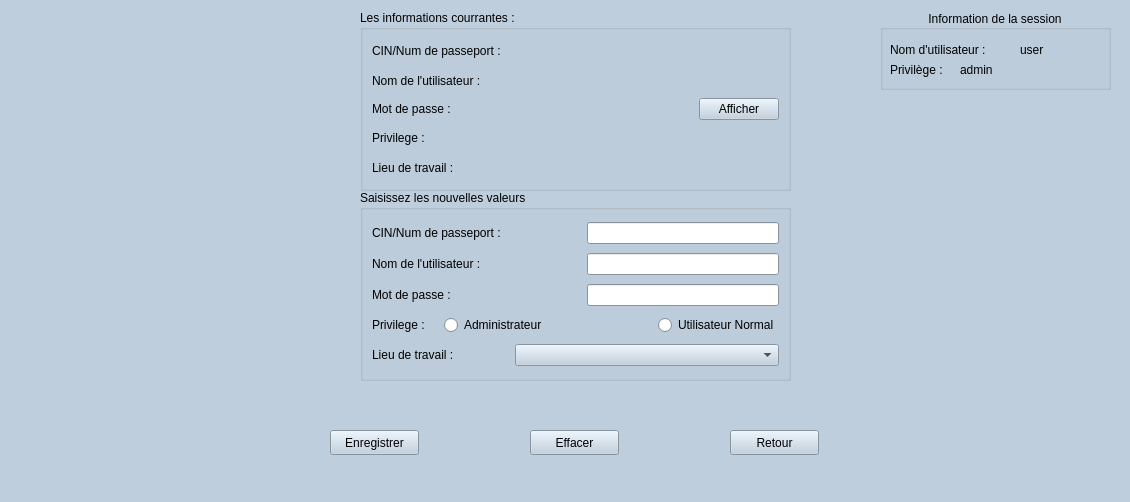
<?xml version="1.0" encoding="UTF-8"?>
<ui version="4.0">
 <class>modifpersonnel</class>
 <widget class="QMainWindow" name="modifpersonnel">
  <property name="geometry">
   <rect>
    <x>0</x>
    <y>0</y>
    <width>1130</width>
    <height>502</height>
   </rect>
  </property>
  <property name="palette">
   <palette>
    <active>
     <colorrole role="WindowText">
      <brush brushstyle="SolidPattern">
       <color alpha="255">
        <red>0</red>
        <green>0</green>
        <blue>0</blue>
       </color>
      </brush>
     </colorrole>
     <colorrole role="Button">
      <brush brushstyle="SolidPattern">
       <color alpha="255">
        <red>190</red>
        <green>206</green>
        <blue>221</blue>
       </color>
      </brush>
     </colorrole>
     <colorrole role="Light">
      <brush brushstyle="SolidPattern">
       <color alpha="255">
        <red>255</red>
        <green>255</green>
        <blue>255</blue>
       </color>
      </brush>
     </colorrole>
     <colorrole role="Midlight">
      <brush brushstyle="SolidPattern">
       <color alpha="255">
        <red>222</red>
        <green>230</green>
        <blue>238</blue>
       </color>
      </brush>
     </colorrole>
     <colorrole role="Dark">
      <brush brushstyle="SolidPattern">
       <color alpha="255">
        <red>95</red>
        <green>103</green>
        <blue>110</blue>
       </color>
      </brush>
     </colorrole>
     <colorrole role="Mid">
      <brush brushstyle="SolidPattern">
       <color alpha="255">
        <red>127</red>
        <green>137</green>
        <blue>147</blue>
       </color>
      </brush>
     </colorrole>
     <colorrole role="Text">
      <brush brushstyle="SolidPattern">
       <color alpha="255">
        <red>0</red>
        <green>0</green>
        <blue>0</blue>
       </color>
      </brush>
     </colorrole>
     <colorrole role="BrightText">
      <brush brushstyle="SolidPattern">
       <color alpha="255">
        <red>255</red>
        <green>255</green>
        <blue>255</blue>
       </color>
      </brush>
     </colorrole>
     <colorrole role="ButtonText">
      <brush brushstyle="SolidPattern">
       <color alpha="255">
        <red>0</red>
        <green>0</green>
        <blue>0</blue>
       </color>
      </brush>
     </colorrole>
     <colorrole role="Base">
      <brush brushstyle="SolidPattern">
       <color alpha="255">
        <red>255</red>
        <green>255</green>
        <blue>255</blue>
       </color>
      </brush>
     </colorrole>
     <colorrole role="Window">
      <brush brushstyle="SolidPattern">
       <color alpha="255">
        <red>190</red>
        <green>206</green>
        <blue>221</blue>
       </color>
      </brush>
     </colorrole>
     <colorrole role="Shadow">
      <brush brushstyle="SolidPattern">
       <color alpha="255">
        <red>0</red>
        <green>0</green>
        <blue>0</blue>
       </color>
      </brush>
     </colorrole>
     <colorrole role="AlternateBase">
      <brush brushstyle="SolidPattern">
       <color alpha="255">
        <red>222</red>
        <green>230</green>
        <blue>238</blue>
       </color>
      </brush>
     </colorrole>
     <colorrole role="ToolTipBase">
      <brush brushstyle="SolidPattern">
       <color alpha="255">
        <red>255</red>
        <green>255</green>
        <blue>220</blue>
       </color>
      </brush>
     </colorrole>
     <colorrole role="ToolTipText">
      <brush brushstyle="SolidPattern">
       <color alpha="255">
        <red>0</red>
        <green>0</green>
        <blue>0</blue>
       </color>
      </brush>
     </colorrole>
     <colorrole role="PlaceholderText">
      <brush brushstyle="SolidPattern">
       <color alpha="128">
        <red>0</red>
        <green>0</green>
        <blue>0</blue>
       </color>
      </brush>
     </colorrole>
    </active>
    <inactive>
     <colorrole role="WindowText">
      <brush brushstyle="SolidPattern">
       <color alpha="255">
        <red>0</red>
        <green>0</green>
        <blue>0</blue>
       </color>
      </brush>
     </colorrole>
     <colorrole role="Button">
      <brush brushstyle="SolidPattern">
       <color alpha="255">
        <red>190</red>
        <green>206</green>
        <blue>221</blue>
       </color>
      </brush>
     </colorrole>
     <colorrole role="Light">
      <brush brushstyle="SolidPattern">
       <color alpha="255">
        <red>255</red>
        <green>255</green>
        <blue>255</blue>
       </color>
      </brush>
     </colorrole>
     <colorrole role="Midlight">
      <brush brushstyle="SolidPattern">
       <color alpha="255">
        <red>222</red>
        <green>230</green>
        <blue>238</blue>
       </color>
      </brush>
     </colorrole>
     <colorrole role="Dark">
      <brush brushstyle="SolidPattern">
       <color alpha="255">
        <red>95</red>
        <green>103</green>
        <blue>110</blue>
       </color>
      </brush>
     </colorrole>
     <colorrole role="Mid">
      <brush brushstyle="SolidPattern">
       <color alpha="255">
        <red>127</red>
        <green>137</green>
        <blue>147</blue>
       </color>
      </brush>
     </colorrole>
     <colorrole role="Text">
      <brush brushstyle="SolidPattern">
       <color alpha="255">
        <red>0</red>
        <green>0</green>
        <blue>0</blue>
       </color>
      </brush>
     </colorrole>
     <colorrole role="BrightText">
      <brush brushstyle="SolidPattern">
       <color alpha="255">
        <red>255</red>
        <green>255</green>
        <blue>255</blue>
       </color>
      </brush>
     </colorrole>
     <colorrole role="ButtonText">
      <brush brushstyle="SolidPattern">
       <color alpha="255">
        <red>0</red>
        <green>0</green>
        <blue>0</blue>
       </color>
      </brush>
     </colorrole>
     <colorrole role="Base">
      <brush brushstyle="SolidPattern">
       <color alpha="255">
        <red>255</red>
        <green>255</green>
        <blue>255</blue>
       </color>
      </brush>
     </colorrole>
     <colorrole role="Window">
      <brush brushstyle="SolidPattern">
       <color alpha="255">
        <red>190</red>
        <green>206</green>
        <blue>221</blue>
       </color>
      </brush>
     </colorrole>
     <colorrole role="Shadow">
      <brush brushstyle="SolidPattern">
       <color alpha="255">
        <red>0</red>
        <green>0</green>
        <blue>0</blue>
       </color>
      </brush>
     </colorrole>
     <colorrole role="AlternateBase">
      <brush brushstyle="SolidPattern">
       <color alpha="255">
        <red>222</red>
        <green>230</green>
        <blue>238</blue>
       </color>
      </brush>
     </colorrole>
     <colorrole role="ToolTipBase">
      <brush brushstyle="SolidPattern">
       <color alpha="255">
        <red>255</red>
        <green>255</green>
        <blue>220</blue>
       </color>
      </brush>
     </colorrole>
     <colorrole role="ToolTipText">
      <brush brushstyle="SolidPattern">
       <color alpha="255">
        <red>0</red>
        <green>0</green>
        <blue>0</blue>
       </color>
      </brush>
     </colorrole>
     <colorrole role="PlaceholderText">
      <brush brushstyle="SolidPattern">
       <color alpha="128">
        <red>0</red>
        <green>0</green>
        <blue>0</blue>
       </color>
      </brush>
     </colorrole>
    </inactive>
    <disabled>
     <colorrole role="WindowText">
      <brush brushstyle="SolidPattern">
       <color alpha="255">
        <red>95</red>
        <green>103</green>
        <blue>110</blue>
       </color>
      </brush>
     </colorrole>
     <colorrole role="Button">
      <brush brushstyle="SolidPattern">
       <color alpha="255">
        <red>190</red>
        <green>206</green>
        <blue>221</blue>
       </color>
      </brush>
     </colorrole>
     <colorrole role="Light">
      <brush brushstyle="SolidPattern">
       <color alpha="255">
        <red>255</red>
        <green>255</green>
        <blue>255</blue>
       </color>
      </brush>
     </colorrole>
     <colorrole role="Midlight">
      <brush brushstyle="SolidPattern">
       <color alpha="255">
        <red>222</red>
        <green>230</green>
        <blue>238</blue>
       </color>
      </brush>
     </colorrole>
     <colorrole role="Dark">
      <brush brushstyle="SolidPattern">
       <color alpha="255">
        <red>95</red>
        <green>103</green>
        <blue>110</blue>
       </color>
      </brush>
     </colorrole>
     <colorrole role="Mid">
      <brush brushstyle="SolidPattern">
       <color alpha="255">
        <red>127</red>
        <green>137</green>
        <blue>147</blue>
       </color>
      </brush>
     </colorrole>
     <colorrole role="Text">
      <brush brushstyle="SolidPattern">
       <color alpha="255">
        <red>95</red>
        <green>103</green>
        <blue>110</blue>
       </color>
      </brush>
     </colorrole>
     <colorrole role="BrightText">
      <brush brushstyle="SolidPattern">
       <color alpha="255">
        <red>255</red>
        <green>255</green>
        <blue>255</blue>
       </color>
      </brush>
     </colorrole>
     <colorrole role="ButtonText">
      <brush brushstyle="SolidPattern">
       <color alpha="255">
        <red>95</red>
        <green>103</green>
        <blue>110</blue>
       </color>
      </brush>
     </colorrole>
     <colorrole role="Base">
      <brush brushstyle="SolidPattern">
       <color alpha="255">
        <red>190</red>
        <green>206</green>
        <blue>221</blue>
       </color>
      </brush>
     </colorrole>
     <colorrole role="Window">
      <brush brushstyle="SolidPattern">
       <color alpha="255">
        <red>190</red>
        <green>206</green>
        <blue>221</blue>
       </color>
      </brush>
     </colorrole>
     <colorrole role="Shadow">
      <brush brushstyle="SolidPattern">
       <color alpha="255">
        <red>0</red>
        <green>0</green>
        <blue>0</blue>
       </color>
      </brush>
     </colorrole>
     <colorrole role="AlternateBase">
      <brush brushstyle="SolidPattern">
       <color alpha="255">
        <red>190</red>
        <green>206</green>
        <blue>221</blue>
       </color>
      </brush>
     </colorrole>
     <colorrole role="ToolTipBase">
      <brush brushstyle="SolidPattern">
       <color alpha="255">
        <red>255</red>
        <green>255</green>
        <blue>220</blue>
       </color>
      </brush>
     </colorrole>
     <colorrole role="ToolTipText">
      <brush brushstyle="SolidPattern">
       <color alpha="255">
        <red>0</red>
        <green>0</green>
        <blue>0</blue>
       </color>
      </brush>
     </colorrole>
     <colorrole role="PlaceholderText">
      <brush brushstyle="SolidPattern">
       <color alpha="128">
        <red>0</red>
        <green>0</green>
        <blue>0</blue>
       </color>
      </brush>
     </colorrole>
    </disabled>
   </palette>
  </property>
  <property name="windowTitle">
   <string>Hotel PACEL</string>
  </property>
  <widget class="QWidget" name="centralwidget">
   <widget class="QGroupBox" name="groupBox">
    <property name="geometry">
     <rect>
      <x>880</x>
      <y>10</y>
      <width>231</width>
      <height>80</height>
     </rect>
    </property>
    <property name="title">
     <string>Information de la session</string>
    </property>
    <property name="alignment">
     <set>Qt::AlignCenter</set>
    </property>
    <widget class="QLabel" name="labeluser">
     <property name="geometry">
      <rect>
       <x>10</x>
       <y>31</y>
       <width>151</width>
       <height>17</height>
      </rect>
     </property>
     <property name="text">
      <string>Nom d'utilisateur :</string>
     </property>
    </widget>
    <widget class="QLabel" name="labelprivilege">
     <property name="geometry">
      <rect>
       <x>10</x>
       <y>51</y>
       <width>141</width>
       <height>17</height>
      </rect>
     </property>
     <property name="text">
      <string>Privilège :</string>
     </property>
    </widget>
    <widget class="QLabel" name="labelusr">
     <property name="geometry">
      <rect>
       <x>140</x>
       <y>29</y>
       <width>81</width>
       <height>21</height>
      </rect>
     </property>
     <property name="text">
      <string>user</string>
     </property>
    </widget>
    <widget class="QLabel" name="labeladm">
     <property name="geometry">
      <rect>
       <x>80</x>
       <y>50</y>
       <width>191</width>
       <height>20</height>
      </rect>
     </property>
     <property name="text">
      <string>admin</string>
     </property>
    </widget>
   </widget>
   <widget class="QLabel" name="labelstsglb">
    <property name="geometry">
     <rect>
      <x>410</x>
      <y>430</y>
      <width>331</width>
      <height>17</height>
     </rect>
    </property>
    <property name="text">
     <string/>
    </property>
   </widget>
   <widget class="QPushButton" name="pushButtonrtr">
    <property name="geometry">
     <rect>
      <x>730</x>
      <y>430</y>
      <width>89</width>
      <height>25</height>
     </rect>
    </property>
    <property name="text">
     <string>Retour</string>
    </property>
   </widget>
   <widget class="QGroupBox" name="groupBoxform">
    <property name="geometry">
     <rect>
      <x>360</x>
      <y>190</y>
      <width>431</width>
      <height>191</height>
     </rect>
    </property>
    <property name="title">
     <string>Saisissez les nouvelles valeurs</string>
    </property>
    <layout class="QGridLayout" name="gridLayout">
     <item row="0" column="0" colspan="3">
      <widget class="QLabel" name="labelcinn">
       <property name="text">
        <string>CIN/Num de passeport :</string>
       </property>
      </widget>
     </item>
     <item row="0" column="3" colspan="2">
      <widget class="QLineEdit" name="lineEditcin"/>
     </item>
     <item row="1" column="0" colspan="3">
      <widget class="QLabel" name="labelnomn">
       <property name="text">
        <string>Nom de l'utilisateur :</string>
       </property>
      </widget>
     </item>
     <item row="1" column="3" colspan="2">
      <widget class="QLineEdit" name="lineEditnom"/>
     </item>
     <item row="2" column="0" colspan="2">
      <widget class="QLabel" name="labelprenomn">
       <property name="text">
        <string>Mot de passe :</string>
       </property>
      </widget>
     </item>
     <item row="2" column="3" colspan="2">
      <widget class="QLineEdit" name="lineEditprenom">
       <property name="echoMode">
        <enum>QLineEdit::Password</enum>
       </property>
      </widget>
     </item>
     <item row="3" column="0">
      <widget class="QLabel" name="labelnumn">
       <property name="text">
        <string>Privilege :</string>
       </property>
      </widget>
     </item>
     <item row="3" column="1" colspan="3">
      <widget class="QRadioButton" name="radioButtonad">
       <property name="text">
        <string>Administrateur</string>
       </property>
      </widget>
     </item>
     <item row="3" column="4">
      <widget class="QRadioButton" name="radioButtonun">
       <property name="text">
        <string>Utilisateur Normal</string>
       </property>
      </widget>
     </item>
     <item row="4" column="0" colspan="2">
      <widget class="QLabel" name="labeladrn">
       <property name="text">
        <string>Lieu de travail :</string>
       </property>
      </widget>
     </item>
     <item row="4" column="2" colspan="3">
      <widget class="QComboBox" name="comboBox"/>
     </item>
    </layout>
   </widget>
   <widget class="QGroupBox" name="groupBoxoldinfo">
    <property name="geometry">
     <rect>
      <x>360</x>
      <y>10</y>
      <width>431</width>
      <height>181</height>
     </rect>
    </property>
    <property name="title">
     <string>Les informations courrantes :</string>
    </property>
    <layout class="QGridLayout" name="gridLayout_2">
     <item row="2" column="5">
      <widget class="QPushButton" name="pushButton">
       <property name="text">
        <string>Afficher</string>
       </property>
      </widget>
     </item>
     <item row="3" column="0">
      <widget class="QLabel" name="labelnumv">
       <property name="text">
        <string>Privilege :</string>
       </property>
      </widget>
     </item>
     <item row="2" column="0">
      <widget class="QLabel" name="labelprenomv">
       <property name="text">
        <string>Mot de passe :</string>
       </property>
      </widget>
     </item>
     <item row="2" column="1" colspan="4">
      <widget class="QLabel" name="labelinfo3">
       <property name="text">
        <string/>
       </property>
      </widget>
     </item>
     <item row="4" column="0">
      <widget class="QLabel" name="labeladrv">
       <property name="text">
        <string>Lieu de travail :</string>
       </property>
      </widget>
     </item>
     <item row="4" column="1" colspan="5">
      <widget class="QLabel" name="labelinfo5">
       <property name="text">
        <string/>
       </property>
      </widget>
     </item>
     <item row="3" column="1" colspan="5">
      <widget class="QLabel" name="labelinfo4">
       <property name="text">
        <string/>
       </property>
      </widget>
     </item>
     <item row="1" column="0">
      <widget class="QLabel" name="labelnomv">
       <property name="text">
        <string>Nom de l'utilisateur :</string>
       </property>
      </widget>
     </item>
     <item row="1" column="1" colspan="5">
      <widget class="QLabel" name="labelinfo2">
       <property name="text">
        <string/>
       </property>
      </widget>
     </item>
     <item row="0" column="0">
      <widget class="QLabel" name="labelcinv">
       <property name="text">
        <string>CIN/Num de passeport :</string>
       </property>
      </widget>
     </item>
     <item row="0" column="1" colspan="5">
      <widget class="QLabel" name="labelinfo1">
       <property name="text">
        <string/>
       </property>
      </widget>
     </item>
    </layout>
   </widget>
   <widget class="QPushButton" name="pushButtonsave">
    <property name="geometry">
     <rect>
      <x>330</x>
      <y>430</y>
      <width>89</width>
      <height>25</height>
     </rect>
    </property>
    <property name="text">
     <string>Enregistrer</string>
    </property>
   </widget>
   <widget class="QPushButton" name="pushButtondelete">
    <property name="geometry">
     <rect>
      <x>530</x>
      <y>430</y>
      <width>89</width>
      <height>25</height>
     </rect>
    </property>
    <property name="text">
     <string>Effacer</string>
    </property>
   </widget>
   <widget class="QLabel" name="labelstatus">
    <property name="geometry">
     <rect>
      <x>250</x>
      <y>390</y>
      <width>641</width>
      <height>20</height>
     </rect>
    </property>
    <property name="text">
     <string/>
    </property>
    <property name="alignment">
     <set>Qt::AlignCenter</set>
    </property>
   </widget>
  </widget>
 </widget>
 <resources/>
 <connections/>
</ui>
